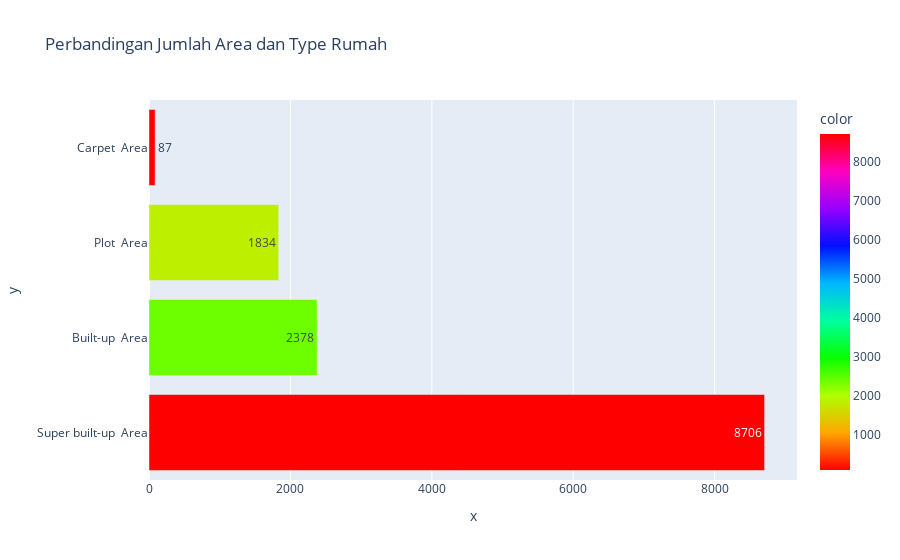

The notebook cell saved with this chart:
### Code cell
areatype = df['area_type'].value_counts()
areatype = dict(areatype)
fig = go.Figure()
fig = px.bar(y= list(areatype.keys())[0:4], 
            x=list(areatype.values())[0:4],
            text=list(areatype.values())[0:4],
            orientation='h',
            color=list(areatype.values())[0:4],
            color_continuous_scale = 'hsv',
            title='Perbandingan Jumlah Area dan Type Rumah')
fig.show()

### Figure 1 — Plotly figure (JSON) as saved in the notebook; plotly's stock layout.template omitted (floating-point values rounded to 4 significant figures)
{"data": [{"alignmentgroup": "True", "hovertemplate": "x=%{x}<br>y=%{y}<br>text=%{text}<br>color=%{marker.color}<extra></extra>", "legendgroup": "", "marker": {"color": [8706, 2378, 1834, 87], "coloraxis": "coloraxis", "pattern": {"shape": ""}}, "name": "", "offsetgroup": "", "orientation": "h", "showlegend": false, "text": [8706, 2378, 1834, 87], "textposition": "auto", "type": "bar", "x": [8706, 2378, 1834, 87], "xaxis": "x", "y": ["Super built-up  Area", "Built-up  Area", "Plot  Area", "Carpet  Area"], "yaxis": "y"}], "layout": {"barmode": "relative", "coloraxis": {"colorbar": {"title": {"text": "color"}}, "colorscale": [[0, "#ff0000"], [0.1111, "#ffa700"], [0.2222, "#afff00"], [0.3333, "#08ff00"], [0.4444, "#00ff9f"], [0.5556, "#00b7ff"], [0.6667, "#0010ff"], [0.7778, "#9700ff"], [0.8889, "#ff00bf"], [1, "#ff0000"]]}, "legend": {"tracegroupgap": 0}, "title": {"text": "Perbandingan Jumlah Area dan Type Rumah"}, "xaxis": {"anchor": "y", "domain": [0, 1], "title": {"text": "x"}}, "yaxis": {"anchor": "x", "domain": [0, 1], "title": {"text": "y"}}}}
